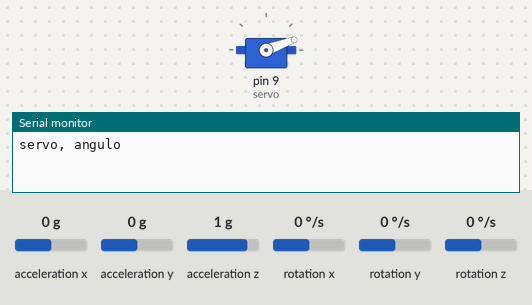
The sketch below on a simulated Arduino Uno, built with avr-gcc and run on an emulated ATmega328P. On the bench: servo, the last lines printed to the serial monitor. The inputs (shaded band) are chosen by the test bench; at power-on: acceleration x 0 g, acceleration y 0 g, acceleration z 1 g, rotation x 0 °/s, rotation y 0 °/s, rotation z 0 °/s.

Above: at 0.09 s.
At 12.13 s:
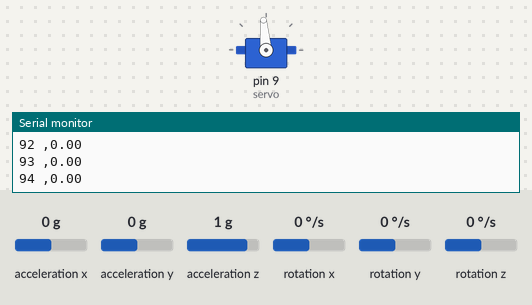
At 24.26 s:
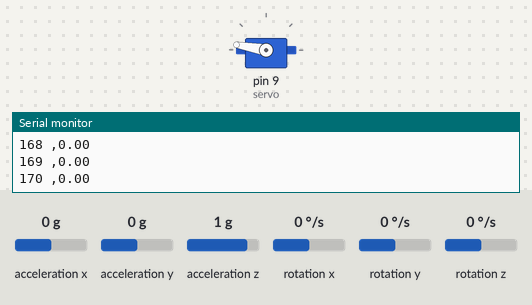
At 39.76 s:
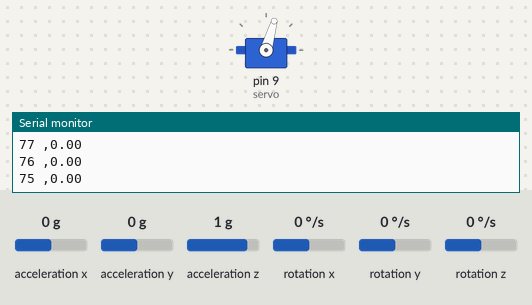
Timing chart, 0 to 40.0 s (numbered marks = the images above):
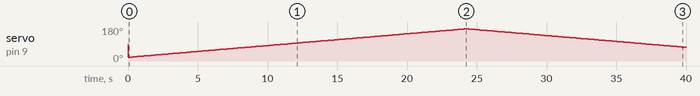

Measured:
- by itself, servo on pin 9 (servo): 90° → 20° at 0.01 s, → 21° 0.16 s later, → 22° 0.16 s later, → 23° 0.16 s later, … (248 changes in this stretch)

The sketch:

code-v_3.ino
```cpp
#include <Servo.h>
#include <Wire.h>
#include <MPU6050.h>

MPU6050 mpu;

Servo servo;
int pos = 90;


//variáveis de tempo
unsigned long timer = 0;
float timeStep = 0.01;

//variáveis do giroscópio
float pitch = 0;
float roll = 0;
float yaw = 0;


void setup()
{
  Serial.begin(115200);
  servo.attach(9); //servo conectado ao pino 9
  while(!mpu.begin(MPU6050_SCALE_2000DPS, MPU6050_RANGE_2G)) //validar se o sensor está conectado
  {
    Serial.println("Não encontramos um MPU válido.");
    delay(500);
  }

  mpu.calibrateGyro(); //calibra o giroscópio em (0,0,0)
  mpu.setThreshold(3); //setar sensibilidade

  Serial.println("servo, angulo"); //escrevendo no monitor serial em formato para .csv após
  servo.write(pos);
}

void loop()
{

  //yaw é o que se salva...

  for(pos=20; pos<=170; pos++)
  {
    timer = millis();
    Vector norm = mpu.readNormalizeGyro(); //ler valores normalizados
    //calcular ângulos
    pitch = pitch + norm.YAxis * timeStep;
    roll = roll + norm.XAxis * timeStep;
    yaw = yaw + norm.ZAxis * timeStep;

    delay((timeStep*1000) - (millis()-timer)); //esperar o timeStep

    servo.write(pos);
    delay(150);
    Serial.print(pos);
    Serial.print(" ,");
    Serial.println(yaw);
  }
  for(pos=170; pos>=20; pos--)
  {
    timer = millis();
    Vector norm = mpu.readNormalizeGyro(); //ler valores normalizados
    //calcular ângulos
    pitch = pitch + norm.YAxis * timeStep;
    roll = roll + norm.XAxis * timeStep;
    yaw = yaw + norm.ZAxis * timeStep;

    delay((timeStep*1000) - (millis()-timer)); //esperar o timeStep

    servo.write(pos);
    delay(150);
    Serial.print(pos);
    Serial.print(" ,");
    Serial.println(yaw);
  }
}
```
